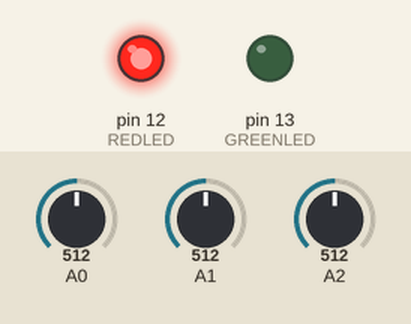
This sketch was run on a simulated Arduino Uno, built with avr-gcc and run on an emulated ATmega328P. Shown: output pins drawn as LEDs (lit = HIGH). The test bench sets the inputs (shaded band); at power-on: A0 = 512, A1 = 512, A2 = 512.

Above: at 0.05 s.
At 1.2 s:
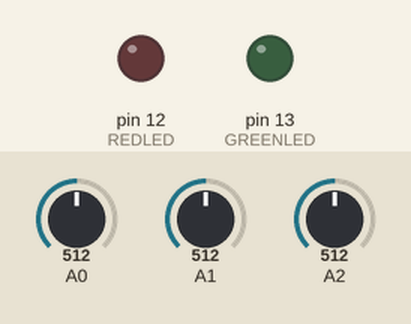
1.3 s: A0 set to 716
At 2.6 s:
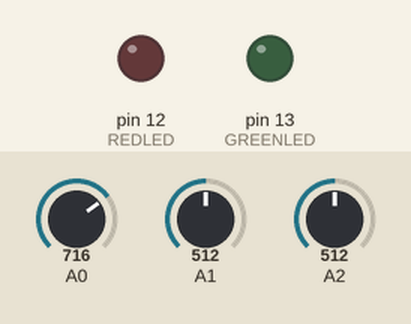
Timing chart, 0 to 4.3 s (numbered marks = the images above; inputs shaded):
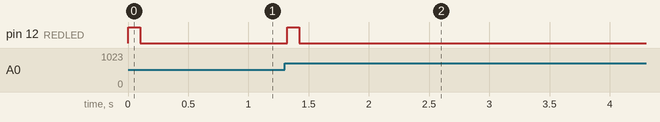

Measured:
- after the input at 1.3 s, pin 12 (REDLED): LOW → HIGH at once, → LOW 0.10 s later

The sketch:

ADXL335_with_LEDs.ino
```cpp
//------------------------------------------------------------------------------
// Programa para Ejercitar un Acelerómetro 3D asociado con LEDs
//
// ¡PRECAUCIÓN! Debe recordarse que el circuito ADXL335 emplea 3.3 Volts
//
// Este código emplea, para la lectura de los valores de aceleración en los
// ejes, las entradas analógicas de las siguientes terminales (pines):
//
// Eje X   -->   A(0)
// Eje Y   -->   A(1)
// Eje Z   -->   A(2)
//
// Se enciende el LED VERDE para bajo impacto y el LED ROJO para alto impacto.
//------------------------------------------------------------------------------

/**
Sketch uses 3d accelerometer on analog pins 0 (x), 1 (y), and 2 (z).
Turns on green LED for low impacts and red LED for higher impacts.
Thresholds for impacts defined below.

**REMEMBER TO USE 3.3v FOR ADXL335***

*/
// El umbral para el impacto se define a continuación:
#define REDTHRESH 10
#define GREENTHRESH 5
// Definición de las terminales para los LEDs:
#define REDLED 12
#define GREENLED 13

int x, y, z, oldx, oldy, oldz = 0;

void setup() {
//  Serial.begin(9600);         // Para el monitoreo de la ejecución
  pinMode(GREENLED, OUTPUT);
  pinMode(REDLED, OUTPUT);
}

void loop() {
  // Captura de los valores de x, y, z
  x = analogRead(0);
  y = analogRead(1);
  z = analogRead(2);

  // Cálculo de la diferencia de magnitud:
  int xchange = max(oldx, x) - min(oldx, x);
  int ychange = max(oldy, y) - min(oldy, y);
  int zchange = max(oldz, z) - min(oldz, z);

  // Apagado de los LEDs:
  digitalWrite(REDLED, LOW);
  digitalWrite(GREENLED, LOW);


  Serial.print("Aceleraciones: x, y, x: ");   // Para el monitoreo de la ejecución
  Serial.print(x, DEC);
  Serial.print(", ");
  Serial.print(y, DEC);
  Serial.print(", ");
  Serial.println(z, DEC);


  Serial.print("Cambios in x, y, z: ");
  Serial.print(xchange);
  Serial.print(", ");
  Serial.print(ychange);
  Serial.print(", ");
  Serial.println(zchange);

  // Identificación del valor de cambio más grande de x, y, z
  int bigchange = max(xchange, max(ychange, zchange));

  if (bigchange > GREENTHRESH) {
    if (bigchange > REDTHRESH) {
      digitalWrite(REDLED, HIGH);
    } else {
      digitalWrite(GREENLED, HIGH);
    }
  }

  // Guardado de los valores de x, y, z para la próxima iteración:
  oldx = x;
  oldy = y;
  oldz = z;

  delay(100);
}
```
